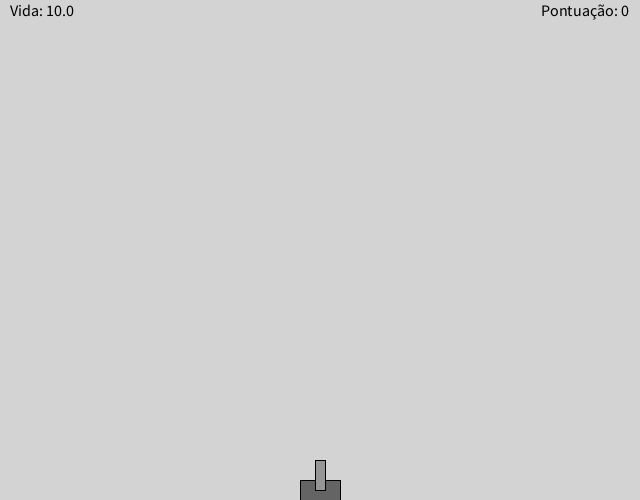
Frame 1 (no input)
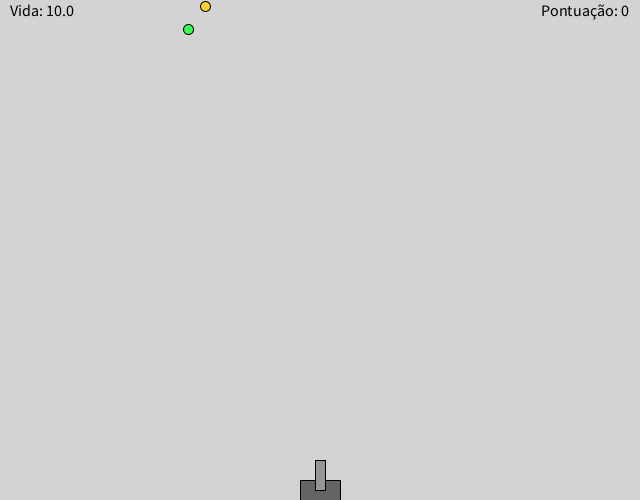
Frame 60 (the mouse pressed at the canvas centre just before this capture)
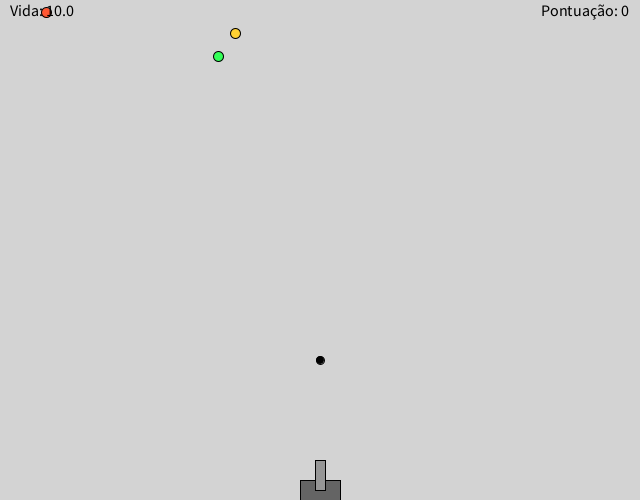
Frame 120 (the mouse held since frame 60 and released just before this capture)

The Processing sketch that drew these frames (run headless with seeded random() and noise(); from frame 60 on, the mouse is pressed at the canvas centre):

// Processing sketch: jogo_do_canhao
// ── jogo_do_canhao.pde
ArrayList<Enemy> enemies = new ArrayList<Enemy>();
ArrayList<Bullet> bullets = new ArrayList<Bullet>();

int lastEnemyGeneratedTime = millis();
int lastShotTime = millis();

double HEALTH = 10;
int SCORE = 0;

float myAngle = 0;

boolean ended = false;

void setup() {
  size(640, 500);
}

void draw() {
    background(#D3D3D3); 
    
    if (ended) {
      //
      drawText("Minha segunda alteração", width / 2, height / 2, true);
      //
      drawText("Sua pontuação: " + SCORE, width / 2, (height + 40) / 2, true);
      drawText("Aperte em alguma tecla para reiniciar.", width / 2, (height + 75) / 2, true);
      return; 
    }
    
    generateEnemy();
  
   drawEnemy();
   drawBullets();
   
   drawCannon(width / 2, height - 10, myAngle);
   
   drawText("Pontuação: " + SCORE, width - 55, 16, true);
   drawText("Vida: " + HEALTH, 10, 16, false);
}

void keyboardPressed() {
 if (ended) {
    resetGame();
 }
}

void mousePressed() {
  if (ended) {
    resetGame();
    return; 
  }
  
   if (millis() < lastShotTime + 200) {
     return;
  }
  
  float angle = atan2(height - mouseY, mouseX - width / 2); // Calcula o ângulo entre o cano e o mouse
  
  if (angle > 2.45) angle = 2.45;
  if (angle < 0.51) angle = 0.51;
  
  bullets.add(new Bullet(width / 2, height - 20, angle));
  
  lastShotTime = millis();
}

void mouseMoved() {
  float mousePercentage = float(mouseX) / width; // Percentagem da posição do mouse em relação à largura da tela
    
  myAngle = map(mousePercentage, 0, 1, -PI/3, PI/3); 
}

void generateEnemy() {
    if (enemies.size() > 20) return;
  
    if (millis() > lastEnemyGeneratedTime + 650) {
      enemies.add(new Enemy());
      
      lastEnemyGeneratedTime = millis();
  }
}

void drawEnemy() {
   for (int index = 0; index < enemies.size(); index++) {
     Enemy enemy = enemies.get(index);
     enemy.update();
     
     if (enemy.exploded()) {
        enemies.remove(index); 
     
       if (HEALTH - 1 <= 0) {
         ended = true;
         break;
       }
        
        HEALTH -= 1;
     }
   }
}

void drawBullets() {
  for (int index = 0; index < bullets.size(); index++) {
     Bullet bullet = bullets.get(index);
     bullet.update();
     
     if (bullet.missed()) {
        bullets.remove(index);
        continue;
     }
     
     for (int enemyIndex = 0; enemyIndex < enemies.size(); enemyIndex++) {
       Enemy enemy = enemies.get(enemyIndex);
       
       if (bullet.collided(enemy.x, enemy.y)) {
          enemies.remove(enemyIndex);
          bullets.remove(index);
          SCORE++;
       }
     }
   }
}

void drawCannon(float x, float y, float angle) {
  // Desenhar a bazuca
  pushMatrix();
  translate(x, y);
  
  // Desenhar o corpo da bazuca
  fill(100);
  rect(-20, -10, 40, 20);

  // Desenhar o cano
  pushMatrix();
  translate(0, -10); // Posicionamento relativo ao corpo da bazuca
  rotate(angle);
  fill(150);
  rect(-5, -20, 10, 30);
  popMatrix();
  popMatrix();
}

void drawText(String message, float x, float y, boolean calculateWidth) {  
  fill(0); // Cor preta
  textSize(16); // Tamanho da fonte
  
  float messageWidth = textWidth(message);
  
  if (calculateWidth) {
    x -= messageWidth / 2; 
  }
  
  text(message, x, y); 
}

void resetGame() {
  HEALTH = 10; 
  SCORE = 0;
  
  enemies.clear();
  bullets.clear();
  
  ended = false;
}

// ── Bullet.pde
class Bullet {
  
  private float angle;
  private float speed = 2;

  float x, y;
  
  Bullet(float x, float y, float angle) {
   this.x = x;
   this.y = y;
   this.angle = angle;
  }
  
   void update() {
      updateX();
      updateY();
      draw();
   }
   
   void draw() {
      fill(1);
      ellipse(x, y, 8, 8);
   }
  
  private void updateX() {
    x += cos(angle) * speed;
  }

  private void updateY() {
    y -= sin(angle) * speed;
  }
  
  boolean missed() {
   return y < 0 || x > width || x < 0; 
  }
  
  boolean collided(float x, float y) {
    float x1 = this.x;
    float y1 = this.y;
    float r1 = 4;
    
    float x2 = x;
    float y2 = y;
    float r2 = 5; 
    
    double distance = dist(x1, y1, x2, y2);
    
    return distance <= r1 + r2;
  }
}

// ── Enemy.pde
class Enemy {
  
  final color[] colors = {
        #FF5733, // Vermelho
        #33FF57, // Verde
        #3357FF, // Azul
        #FF33B8, // Rosa
        #FFD133, // Amarelo
        #3366FF, // Azul claro
        #33FFD1, // Turquesa
        #FF33E9  // Magenta
      };

  
  private int direction = random(0, 1.00) > 0.5 ? 1 : -1;
  private color enemyColor;
  float x, y;
  
  Enemy() {
   x = random(0, width);
   y = random(-1, 10);
   
   enemyColor = colors[int(random(colors.length))];
  }
  
   void update() {
      updateX();
      updateY();
      draw();
   }
   
   void draw() {
      fill(enemyColor);
      ellipse(x, y, 10, 10);
   }
  
  private void updateX() {
    if (direction == 1) {
      double incrementedX = x + 0.5;
      
        if (incrementedX > width) {
           direction = direction < 1 ? 1 : -1;
        }
      
        x += 0.5;
     } else {
      double decrementedX = x - 0.5;
      
        if (decrementedX < 0) {
           direction = direction < 1 ? 1 : -1;
        }
       
       x -= 0.5; 
     }
  }

  private void updateY() {
    y += 0.45;
  }
  
  boolean exploded() {
   return y >= height; 
  }
}
